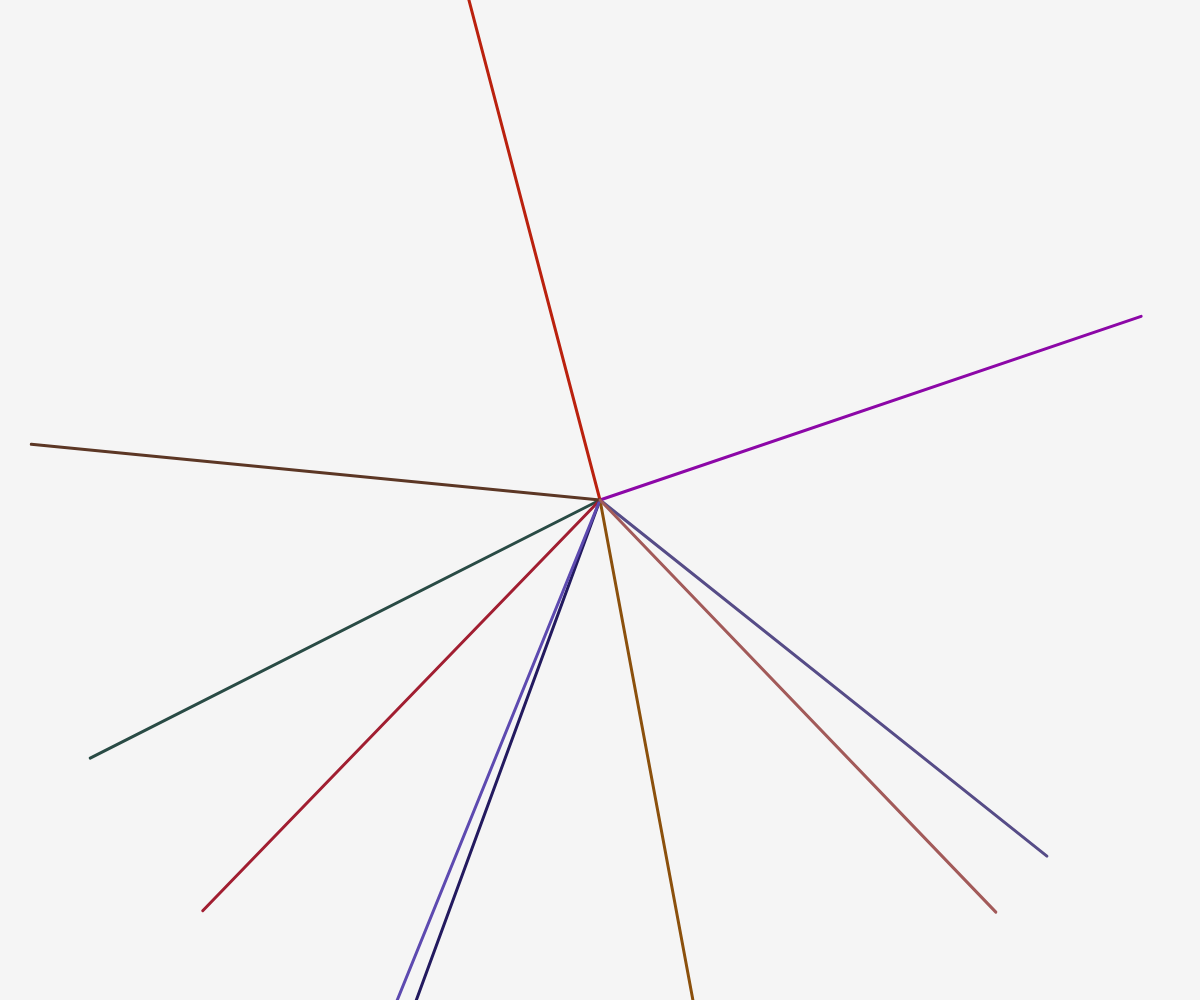
Frame 1 (no input)
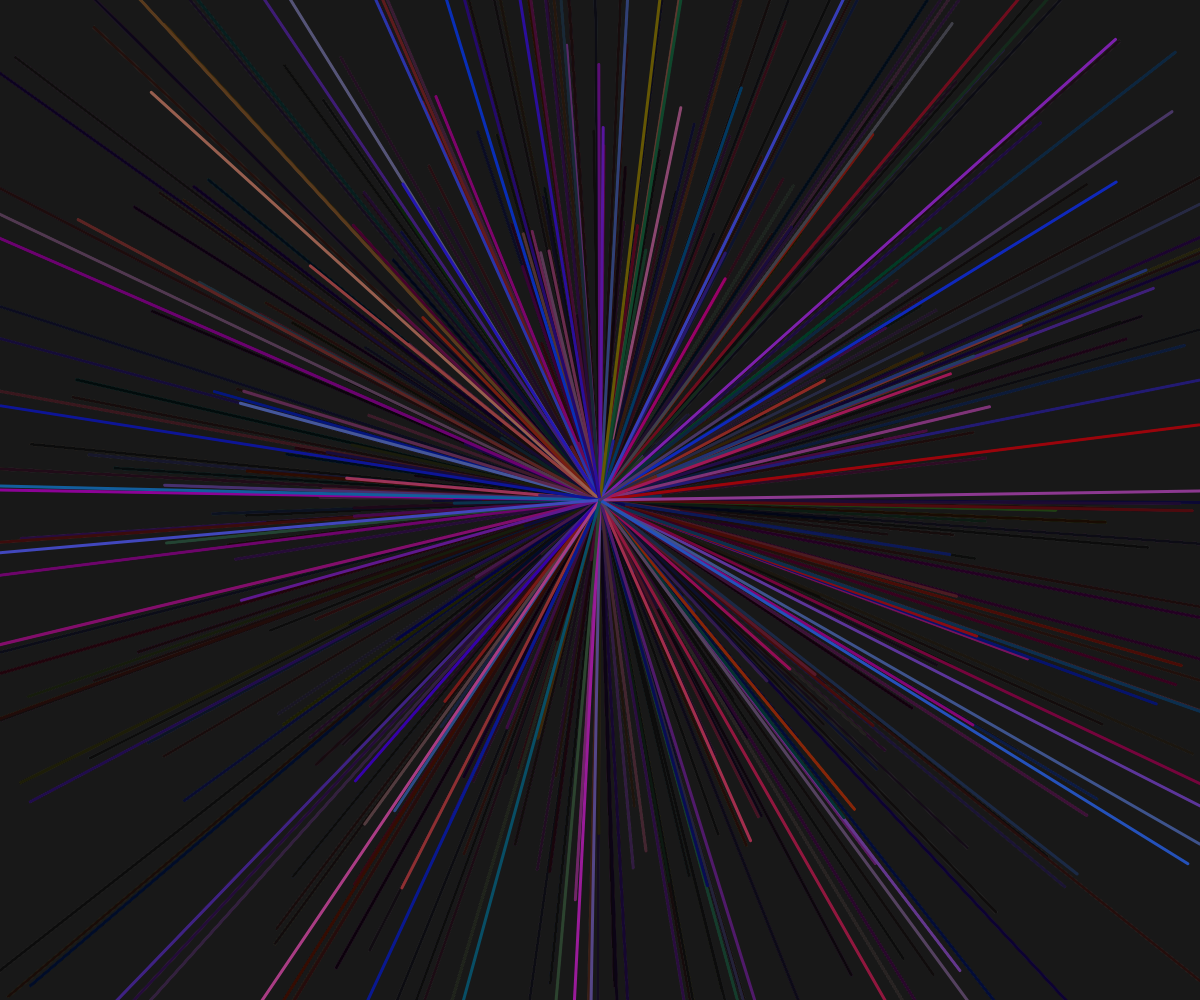
Frame 60 (no input)
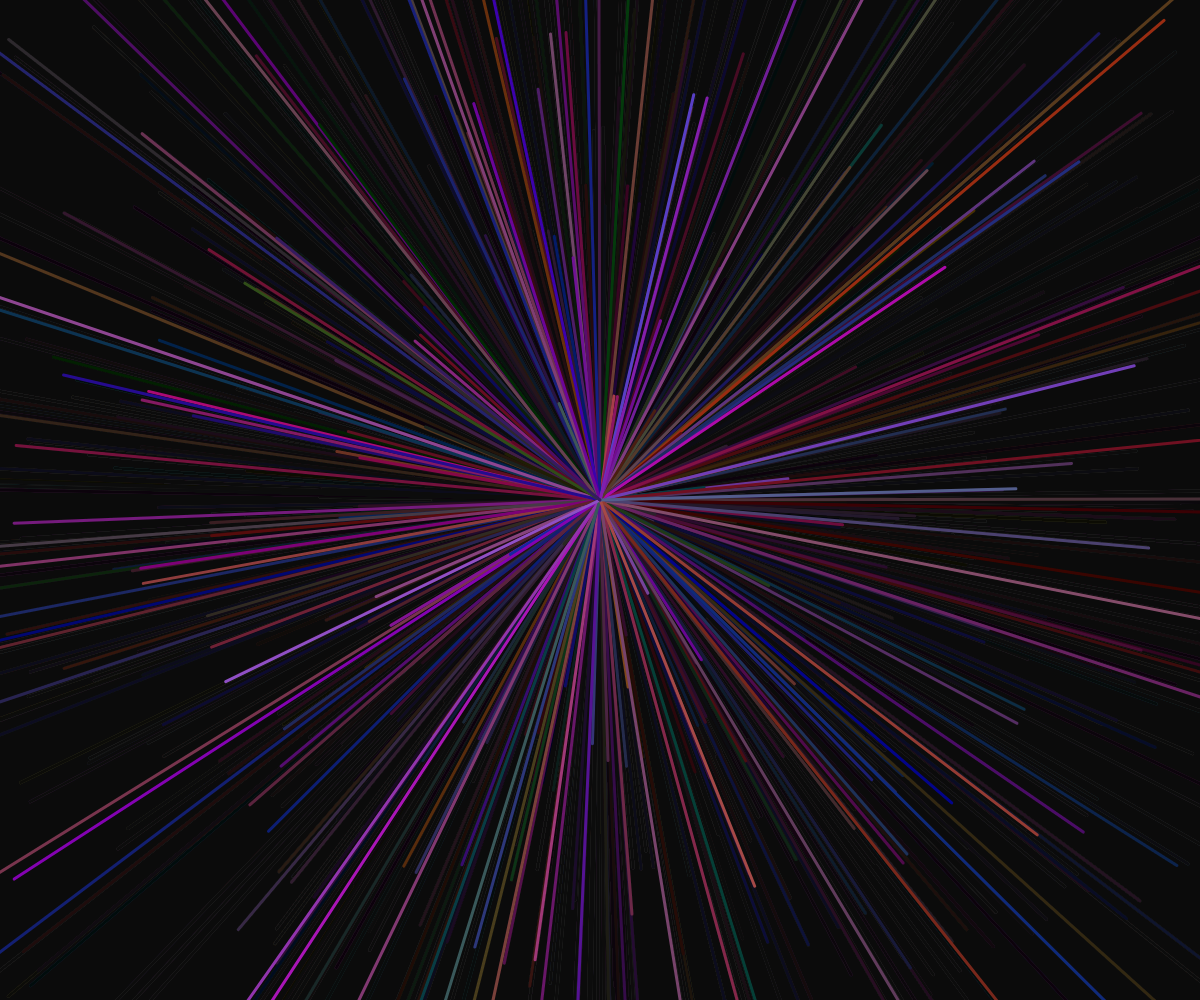
Frame 120 (the mouse pressed at the canvas centre since frame 60)

The p5.js sketch that drew these frames (run headless with seeded random() and noise() and a simulated clock; from frame 60 on, the mouse is pressed at the canvas centre):

// p5.js sketch
// ── sketch.js
/* A lluminascence beam */
var a;
let beam;
function setup() {
  createCanvas(windowWidth, windowHeight);
  angleMode(DEGREES);
  beam = new Beam(windowHeight/1.25, 10);
}

function draw() {
  background(0,10);
  a = p5.Vector.random2D();
  beam.build(a);
  beam.display();
}

class Beam {
  constructor(n, nob ) {
    this.n = n;
    this.nob = nob; //number of beams
    this.arr = []; //array of vectors
  }
  // here should use static method
  build(cpos) {
    var controller = random(0, this.n);
    for (var i = 0; i < this.nob; i++) {
      this.arr[i] = p5.Vector.mult(cpos, controller);
      // this.arr[i] = cpos.mult(controller);
      this.arr[i].rotate(30 / (i - this.nob));
    }
    cpos.mult(controller);
    // console.log(cpos);
  }
  display() {
    
    translate(width / 2, height / 2);
    for (var i = 0; i < this.nob; i++) {
      strokeWeight(3);
      stroke(random(200), random(100), random(200), 255);
      line(0, 0, this.arr[i].x, this.arr[i].y);
      
    }
  }
}
